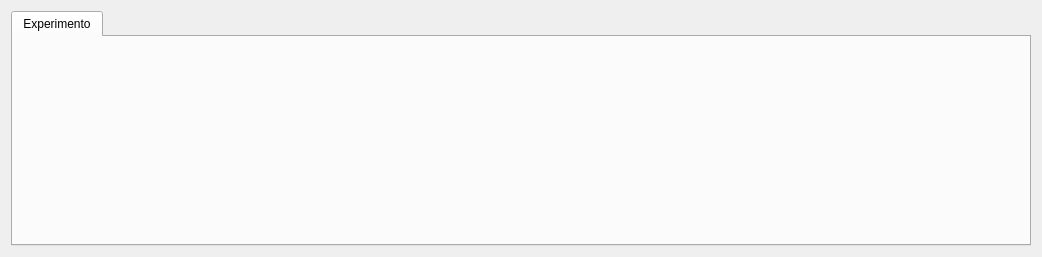
        <widget class="QWidget" name="comparisonReportPage">
         <property name="geometry">
          <rect>
           <x>0</x>
           <y>0</y>
           <width>1042</width>
           <height>257</height>
          </rect>
         </property>
         <attribute name="label">
          <string>Reporte</string>
         </attribute>
         <layout class="QVBoxLayout" name="verticalLayout_2">
          <item>
           <widget class="QTabWidget" name="comparisonReportTabWidget">
            <property name="currentIndex">
             <number>0</number>
            </property>
            <widget class="QWidget" name="expComparisonReportTab1">
             <attribute name="title">
              <string>Experimento</string>
             </attribute>
             <layout class="QHBoxLayout" name="expPerformanceTab1HLayout_3" stretch="9">
              <item>
               <widget class="QWidget" name="graphicComparisonReportWidget" native="true">
                <layout class="QVBoxLayout" name="graphicPerformanceWidgetVLayout_3">
                 <property name="spacing">
                  <number>0</number>
                 </property>
                 <property name="leftMargin">
                  <number>0</number>
                 </property>
                 <property name="topMargin">
                  <number>0</number>
                 </property>
                 <property name="rightMargin">
                  <number>0</number>
                 </property>
                 <property name="bottomMargin">
                  <number>0</number>
                 </property>
                 <item>
                  <layout class="QVBoxLayout" name="graphicComparisonReportVLayout">
                   <property name="spacing">
                    <number>0</number>
                   </property>
                  </layout>
                 </item>
                </layout>
               </widget>
              </item>
             </layout>
            </widget>
           </widget>
          </item>
         </layout>
        </widget>
